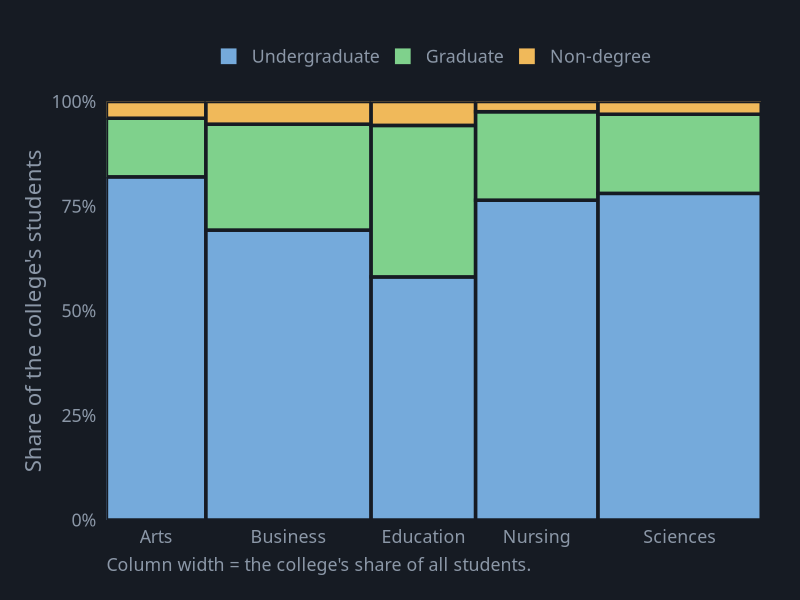
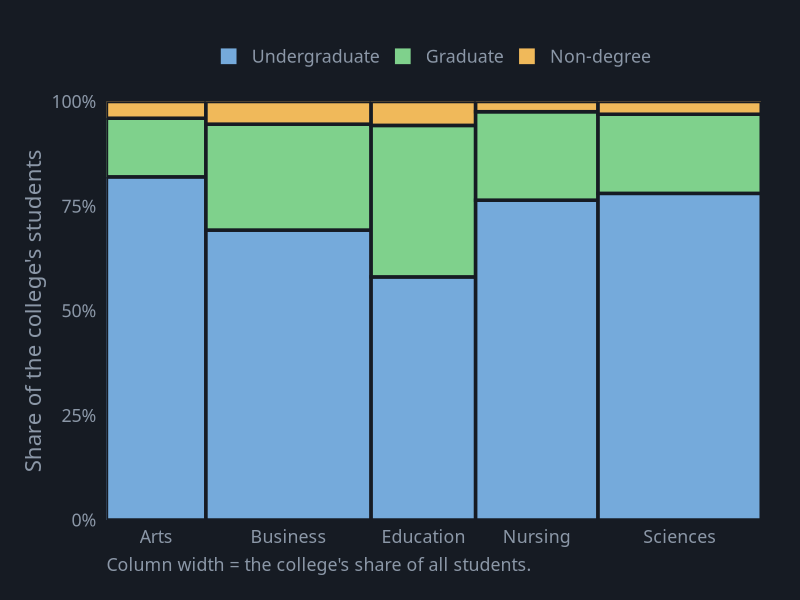

These charts were generated, in order, by the following R code:
# Marimekko Chart
# Question: How do each college's size and degree mix compare at once?
# Put this script and marimekko.csv in the same folder, then in RStudio choose
# Session > Set Working Directory > To Source File Location.

library(tidyverse)

# ---- Gallery look: dark background, soft gray text ----
font <- "IBM Plex Sans"   # use "sans" if IBM Plex Sans is not installed
ink  <- "#8B97A7"

theme_gallery <- function() {
  theme_minimal(base_size = 16, base_family = font) +
    theme(
      plot.background  = element_rect(fill = "#161B23", color = NA),
      panel.grid       = element_line(color = "#222A34"),
      panel.grid.minor = element_blank(),
      text             = element_text(color = ink),
      axis.text        = element_text(color = ink),
      legend.position  = "top",
      legend.title     = element_blank(),
      plot.margin      = margin(24, 28, 18, 18)
    )
}

pal <- c("Undergraduate" = "#75AADB", "Graduate" = "#7FD18C", "Non-degree" = "#F0B95A")

df <- read_csv("marimekko.csv", show_col_types = FALSE) |>
  mutate(level = fct_inorder(level), college = fct_inorder(college))

# Column widths: each college's share of all students
cols <- df |>
  group_by(college) |>
  summarise(total = sum(students)) |>
  mutate(xmax = cumsum(total) / sum(total), xmin = lag(xmax, default = 0))

# Layer heights: each level's share within its own college
boxes <- df |>
  left_join(cols, by = "college") |>
  group_by(college) |>
  mutate(ymax = cumsum(students) / sum(students), ymin = lag(ymax, default = 0)) |>
  ungroup()

p <- ggplot(boxes) +
  geom_rect(aes(xmin = xmin, xmax = xmax, ymin = ymin, ymax = ymax, fill = level),
            color = "#161B23", linewidth = 1.2) +
  scale_x_continuous(breaks = (cols$xmin + cols$xmax) / 2, labels = cols$college,
                     expand = c(0, 0)) +
  scale_y_continuous(labels = scales::percent, expand = c(0, 0)) +
  scale_fill_manual(values = pal) +
  labs(x = NULL, y = "Share of the college's students",
       caption = "Column width = the college's share of all students.") +
  theme_gallery() +
  theme(panel.grid = element_blank(), plot.caption = element_text(color = ink, hjust = 0))

ggsave("marimekko.png", p, width = 9, height = 6, dpi = 200)
p
